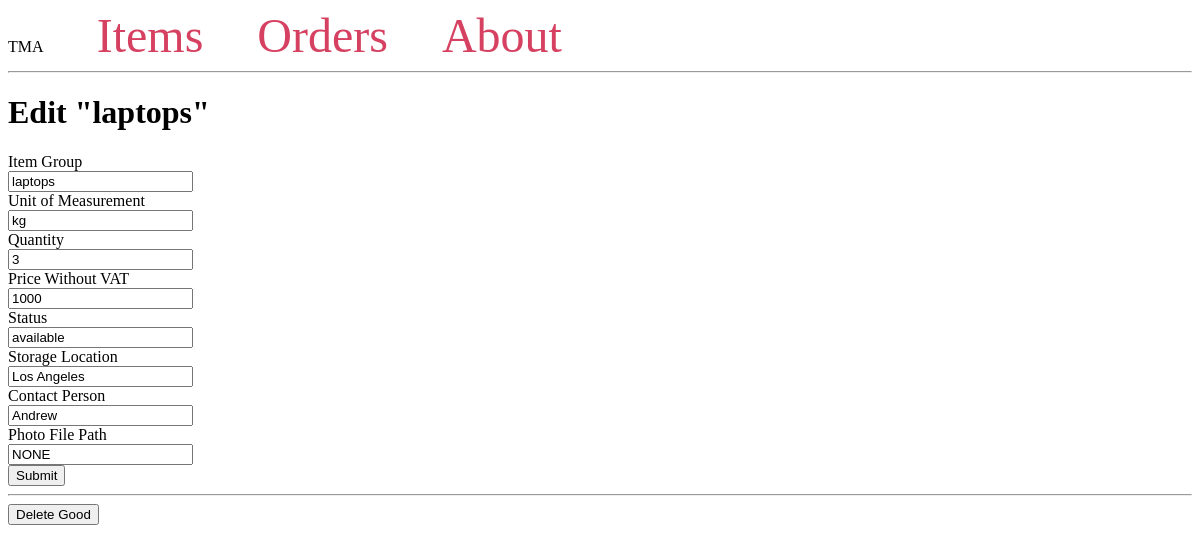
Before: /items/edit/1/ with the older database file.
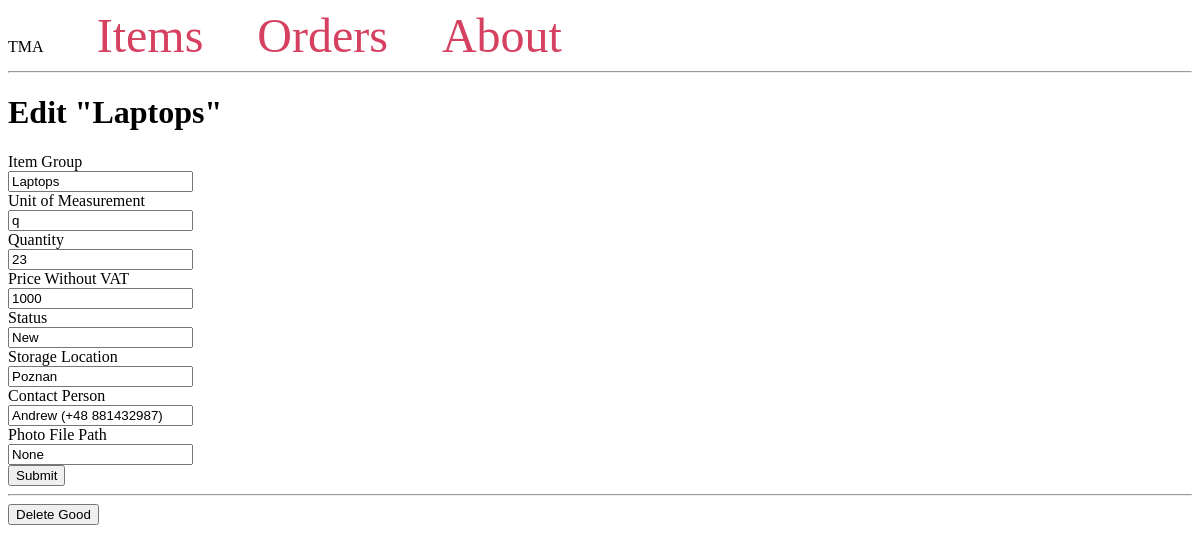
After: the same page with the newer database file.
### tables this page shows
CREATE TABLE Items (
    ItemID INTEGER PRIMARY KEY,
    ItemGroup VARCHAR(255) NOT NULL,
    UnitOfMeasurement VARCHAR(255) NOT NULL,
    Quantity INTEGER NOT NULL,
    PriceWithoutVAT DECIMAL(10, 2) NOT NULL,
    Status VARCHAR(255) NOT NULL,
    StorageLocation VARCHAR(255),
    ContactPerson TEXT,
    PhotoFilePath VARCHAR(255)
);

### app.py (the view, shortened to what this page needs)
@app.route('/items/edit/<int:id>/', methods=('GET', 'POST'))
def edit_item(id):
    item = get_items(id)
    return render_template('edit_item.html', item=item)

### app.py (called while the page is built)
def get_db_connection():
    conn = sqlite3.connect('db/database.db')
    conn.row_factory = sqlite3.Row
    return conn

def get_items(good_id):
    conn = get_db_connection()
    good = conn.execute('SELECT * FROM Items WHERE ItemID = ?',
                        (good_id,)).fetchone()
    conn.close()
    if good is None:
        abort(404)
    return good

### app/templates/edit_item.html
{% extends 'base.html' %}
{% block content %}
    <h1>{% block title %} Edit "{{ item['ItemGroup'] }}" {% endblock %}</h1>
    <form method="post">
        <label for="ItemGroup">Item Group</label>
        <br>
        <input type="text" name="item_group"
               placeholder="Item group"
               value="{{ request.form['item_group'] or item['ItemGroup'] }}"></input>
        <br>
        <label for="UnitOfMeasurement">Unit of Measurement</label>
        <br>
        <input type="text" name="unit_of_measurement"
               placeholder="Unit of measurement"
               value="{{ request.form['unit_of_measurement'] or item['UnitOfMeasurement'] }}"></input>
        <br>
        <label for="Quantity">Quantity</label>
        <br>
        <input type="number" name="quantity"
               placeholder="Quantity"
               value="{{ request.form['quantity'] or item['Quantity'] }}"></input>
        <br>
        <label for="price_without_vat">Price Without VAT</label>
        <br>
        <input type="text" name="price_without_vat"
               placeholder="PriceWithoutVat"
               value="{{ request.form['price_without_vat'] or item['PriceWithoutVAT'] }}"></input>
        <br>
        <label for="Status">Status</label>
        <br>
        <input type="text" name="status"
               placeholder="Status"
               value="{{ request.form['status'] or item['Status'] }}"></input>
        <br>
        <label for="StorageLocation">Storage Location</label>
        <br>
        <input type="text" name="storage_location"
               placeholder="StorageLocation"
               value="{{ request.form['storage_location'] or item['StorageLocation'] }}"></input>
        <br>
        <label for="ContactPerson">Contact Person</label>
        <br>
        <input type="text" name="contact_person"
               placeholder="ContactPerson"
               value="{{ request.form['contact_person'] or item['ContactPerson'] }}"></input>
        <br>
        <label for="PhotoFilePath">Photo File Path</label>
        <br>
        <input type="text" name="photo_file_path"
               placeholder="Photo file path"
               value="{{ request.form['photo_file_path'] or item['PhotoFilePath'] }}"></input>
        <br>
        <button type="submit">Submit</button>
    </form>
    <hr>
    <form action="{{ url_for('routes.items.delete_item', id=item['ItemID']) }}" method="POST">
        <input type="submit" value="Delete Good" onclick="return confirm('Are you sure you want to delete this good?')">
    </form>
{% endblock %}

Changed rows visible on the page:
changed Items: ItemGroup "laptops" → "Laptops"; item_group "laptops" → "Laptops"; unit_of_measurement "kg" → "q"; quantity "3" → "23"; status "available" → "New"; storage_location "Los Angeles" → "Poznan"; contact_person "Andrew" → "Andrew (+48 881432987)"; photo_file_path "NONE" → "None"
